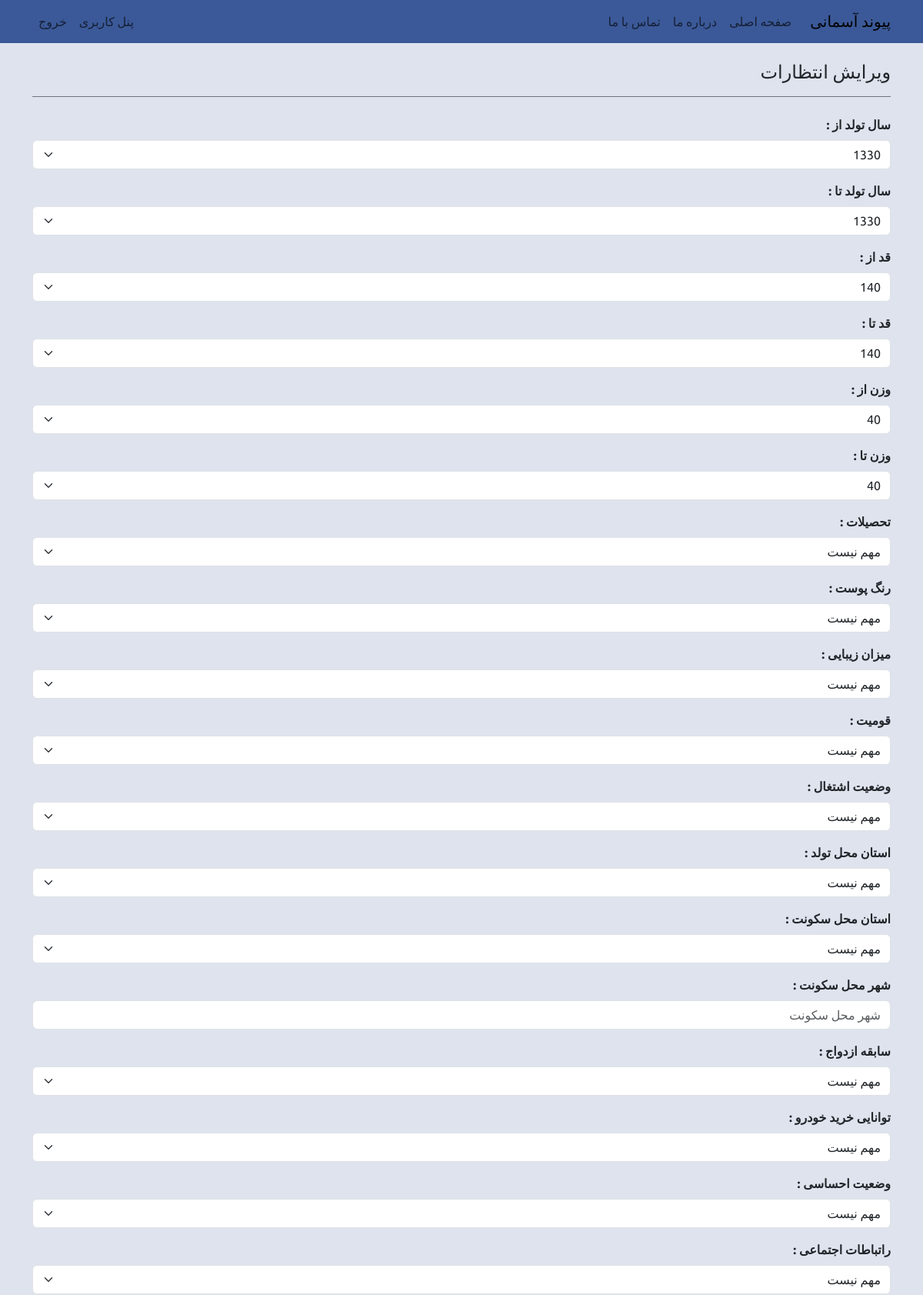
Page /entezaaraat_change/ (signed in, upper part) on the earlier database version.
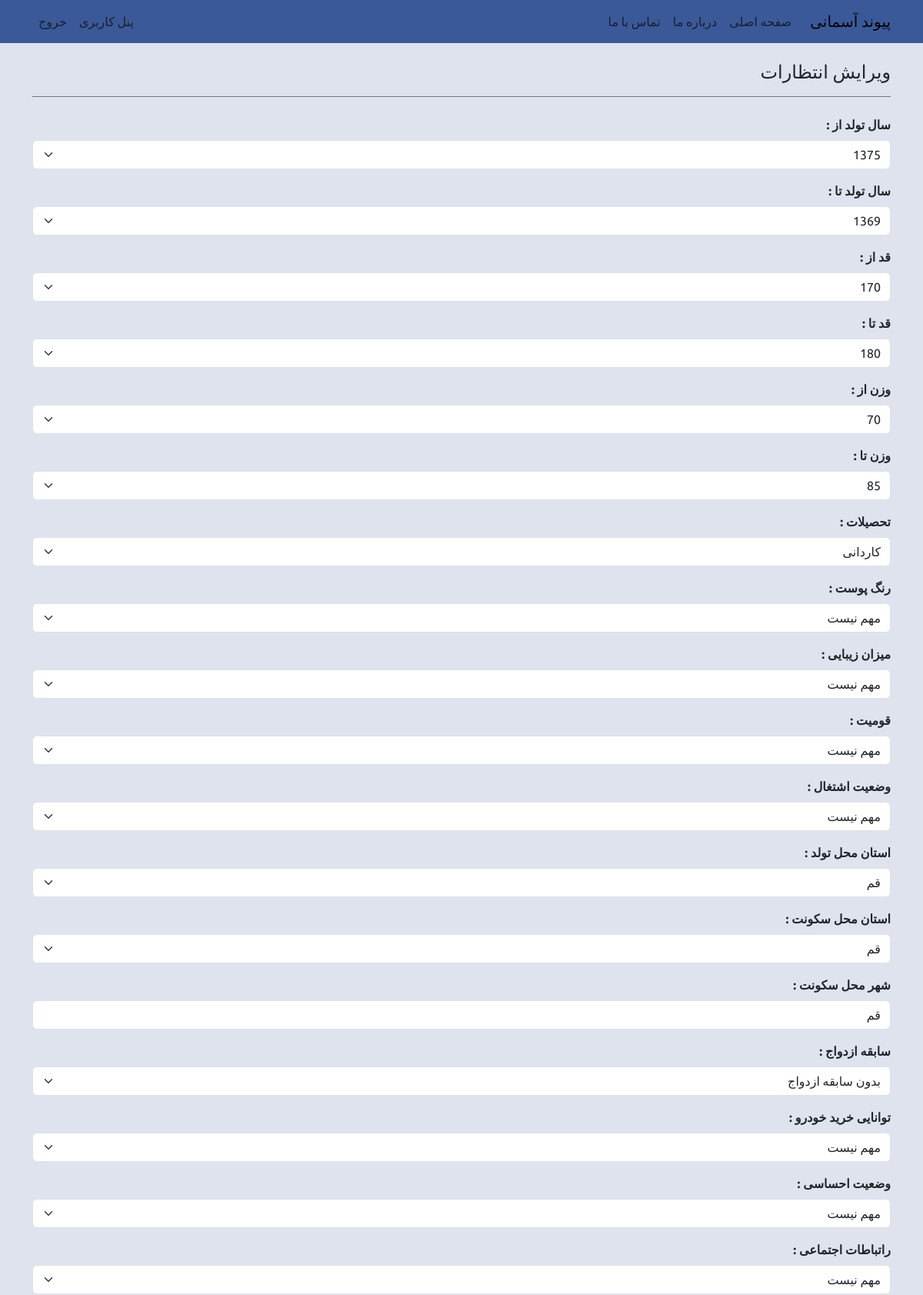
Same page on the later database version.
### account/models.py (models this page shows, shortened)
class Entezaaraat(models.Model):
    user = models.OneToOneField(User, verbose_name="کاربر", on_delete=models.CASCADE)
    tavallod_from = models.CharField("سال تولد از", max_length=4, choices=TAVALLOD_CHOICES, default="1330")
    tavallod_to = models.CharField("سال تولد تا", max_length=4, choices=TAVALLOD_CHOICES, default="1391")
    qad_from = models.CharField("قد از", max_length=3, choices=QAD_CHOICES, default="140")
    qad_to = models.CharField("قد تا", max_length=3, choices=QAD_CHOICES, default="201")
    vazn_from = models.CharField("وزن از", max_length=3, choices=VAZN_CHOICES, default="40")
    vazn_to = models.CharField("وزن تا", max_length=3, choices=VAZN_CHOICES, default="151")
    tahsil = models.CharField("تحصیلات", max_length=1, choices=TAHSIL_CHOICES, default="0")
    rang = models.CharField("رنگ پوست", max_length=1, choices=RANG_CHOICES, default="0")
    zibaayi = models.CharField("میزان زیبایی", max_length=1, choices=ZIBAAYI_CHOICES, default="0")
    qowmiat = models.CharField("قومیت", max_length=1, choices=QOWMIAT_CHOICES, default="0")
    shoql = models.CharField("وضعیت اشتغال", max_length=1, choices=SHOQL_CHOICES, default="0")
    ostaane_tavallod = models.CharField("استان محل تولد", max_length=2, choices=OSTAANHAA_CHOICES, default="0")
    ostaane_sokounat = models.CharField("استان محل سکونت", max_length=2, choices=OSTAANHAA_CHOICES, default="0")
    shahre_sokounat = models.CharField("شهر محل سکونت", max_length=150, null=True, blank=True)
    ezdevaaj = models.CharField("سابقه ازدواج", max_length=1, choices=EZDEVAAJ_CHOICES, default="0")
    kharide_khodro = models.CharField("توانایی خرید خودرو", max_length=1, choices=KHARIDE_KHODRO_CHOICES, default="0")
    ehsaasaat = models.CharField("وضعیت احساسی", max_length=1, choices=EHSAASAAT_CHOICES, default="0")
    ertebaataat = models.CharField("راتباطات اجتماعی", max_length=1, choices=ERTEBAATAAT_CHOICES, default="0")
    jensi = models.CharField("امور جنسی", max_length=1, choices=JENSI_CHOICES, default="0")
    khaanevaadegi = models.CharField("امور خانوادگی", max_length=1, choices=KHAANEVAADEGI_CHOICES, default="0")
    salaamat = models.CharField("سلامت جسمی و روانی", max_length=1, choices=SALAAMAT_CHOICES, default="0")
    din = models.CharField("دین یا مذهب", max_length=1, choices=DIN_CHOICES, default="0")
    eteqaadaat = models.CharField("اعتقادات مذهبی", max_length=1, choices=ETEQAADAAT_CHOICES, default="0")
    amal_be_ahkaam = models.CharField("میزان عمل به احکام دینی", max_length=1, choices=AMAL_BE_AHKAAM_CHOICES, default="0")
    talabeh = models.CharField("طلبه", max_length=1, choices=TALABEH_CHOICES, default="0")
    seyyed = models.CharField("سید", max_length=1, choices=SEYYED_CHOICES, default="0")
    shekrat_dar_maraasemaat = models.CharField("شرکت در مراسم مذهبی و اجتماعی", max_length=1, choices=SHERKAT_DAR_MARAASEMAAT_CHOICES, default="0")
    pushesh = models.CharField("پوشش و لباس", max_length=1, choices=POUSHESH_CHOICES, default="0")
    tahsil_pedar = models.CharField("تحصیلات پدر", max_length=1, choices=TAHSIL_CHOICES, default="0")
    shoql_pedar = models.CharField("شغل پدر", max_length=1, choices=SHOQLE_VAALEDEIN_CHOICES, default="0")
    tahsil_maadar = models.CharField("تحصیلات مادر", max_length=1, choices=TAHSIL_CHOICES, default="0")
    shoql_maadar = models.CharField("شغل مادر", max_length=1, choices=SHOQLE_VAALEDEIN_CHOICES, default="0")
    kharide_khodro_pedari = models.CharField("توانایی خرید خودرو در خانواده پدری", max_length=1, choices=KHARIDE_KHODRO_CHOICES, default="0")
    tozihaat = models.TextField("دیگر توضیحات", null=True, blank=True)
    class Meta:
        db_table = "entezaaraat"
        managed = True
        verbose_name = "انتظارات کاربر"
        verbose_name_plural = "انتظارات کاربران"

### account/views.py (the view)
# urls.py: path('entezaaraat_change/', views.entezaaraat_change, name='entezaaraat_change'),
def entezaaraat_change(request):
    name = "account/entezaaraat_change.html"
    title = "ویرایش انتظارات"
    entezaaraat = request.user.entezaaraat
    if request.method == "POST":
        form = EntezaaraatFrom(instance=entezaaraat, data=request.POST)
        if form.is_valid():
            form.save()
            messages.success(request, "انتظارات شما با موفقیت ویرایش شد")
            return redirect("account:user_dashboard")
        else:
            messages.error(request, "لطفا اطلاعات خود را بررسی و دوباره تلاش کنید.")
    else:
        form = EntezaaraatFrom(instance=entezaaraat)
    context = {"title": title, "form": form}
    return render(request, name, context)

### account/forms.py
class EntezaaraatFrom(forms.ModelForm):
    class Meta:
        model = Entezaaraat
        exclude = ('user', )
    def __init__(self, *args, **kwargs):
        super(EntezaaraatFrom, self).__init__(*args, **kwargs)
        for visible in self.visible_fields():
            if visible.widget_type == 'select':
                visible.field.widget.attrs['class'] = 'form-select'
            else: visible.field.widget.attrs['class'] = 'form-control'
            visible.field.widget.attrs['placeholder'] = visible.label

### templates/account/entezaaraat_change.html (shortened to what this page needs)
{% extends "base.html" %}
{% block header %}
{% include "navbar.html" %}
{% endblock header %}
{% block content %}
<div class="container">
  <h4 class="border-bottom border-secondary my-4 pb-3">{{ title }}</h4>
  <form method="post">
    {% include "form.html" with form=form %}
  </form>
</div>
{% endblock content %}

### templates/form.html (shortened to what this page needs)
{% for field in form %}
<div class="mb-3">
  <label for="{{ field.id_for_label }}" class="form-label">
    <b>{{ field.label }} :</b>
  </label>
  {{ field }}
</div>
{% endfor %}

Differences in the rows shown:
changed Entezaaraat "مهم نیست": tavallod_from "1330" → "1375"; tavallod_to "1330" → "1369"; qad_from "140" → "170"; qad_to "140" → "180"; vazn_from "40" → "70"; vazn_to "40" → "85"; tahsil "مهم نیست" → "کاردانی"; ostaane_tavallod "مهم نیست" → "قم"; ostaane_sokounat "مهم نیست" → "قم"; shahre_sokounat (not shown) → "قم"; ezdevaaj "مهم نیست" → "بدون سابقه ازدواج"
